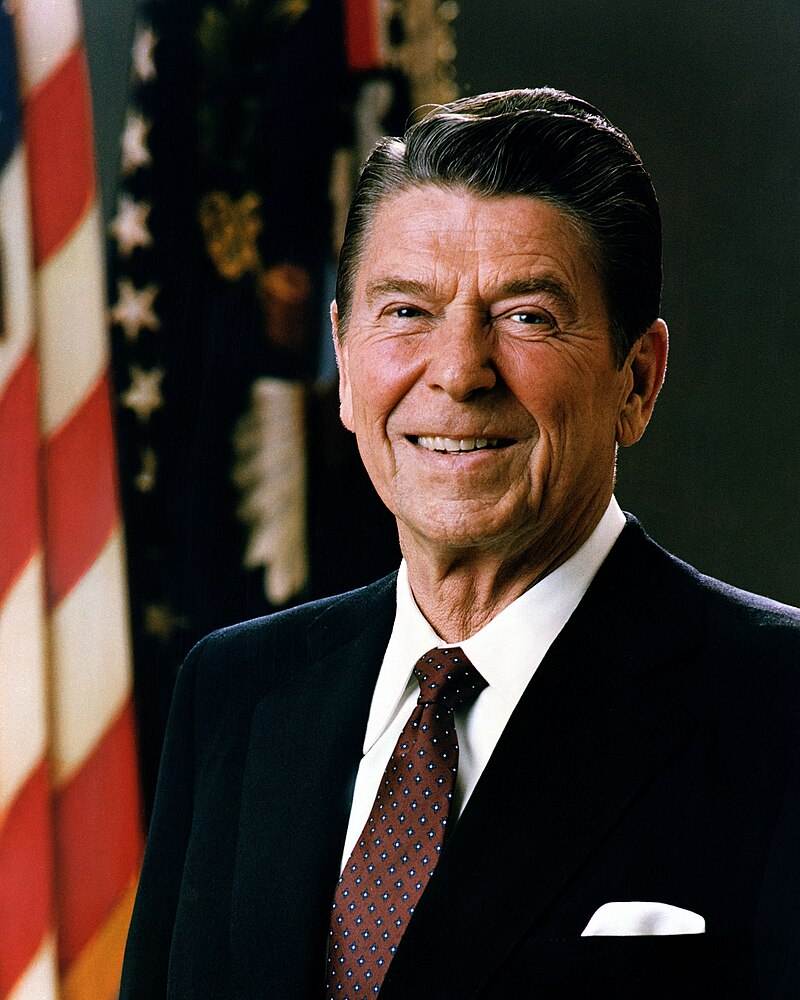
#> input picture example.jpg, 800 x 1000 px
$ python -i CV_HW_1_Ivan_Hinz.py   (imports and definitions only)   (older library calls are emulated)
#> lines starting #> are read from the running program, lines starting #| are printed output that depends on the picture; after the words box and inside, x2 and y2 are one past the last pixel; in counts of white or black regions, pixels touching at a corner belong together
import cv2
from PIL import Image
from PIL.ImageOps import grayscale
from matplotlib import pyplot as plt
import numpy as np

# [92 lines left out: functions func1, func2, func3, not called in this run]

# Fourth part of the homework
def func4(path):
    # Load image
#> called with path = 'example.jpg'
    image = cv2.imread(path)
#> image is the input picture: shape (1000, 800, 3); mean B, G, R 43.2, 50.1, 65.3

    # Apply Sobel operator to image to compute horizontal and vertical gradients
    sobel_x = cv2.Sobel(image, cv2.CV_64F, 1, 0, ksize=3) # Horizontal gradients
    sobel_y = cv2.Sobel(image, cv2.CV_64F, 0, 1, ksize=3) # Vertical gradients

    # Apply the Canny edge detection algorithm
    edges = cv2.Canny(image, 100, 200)
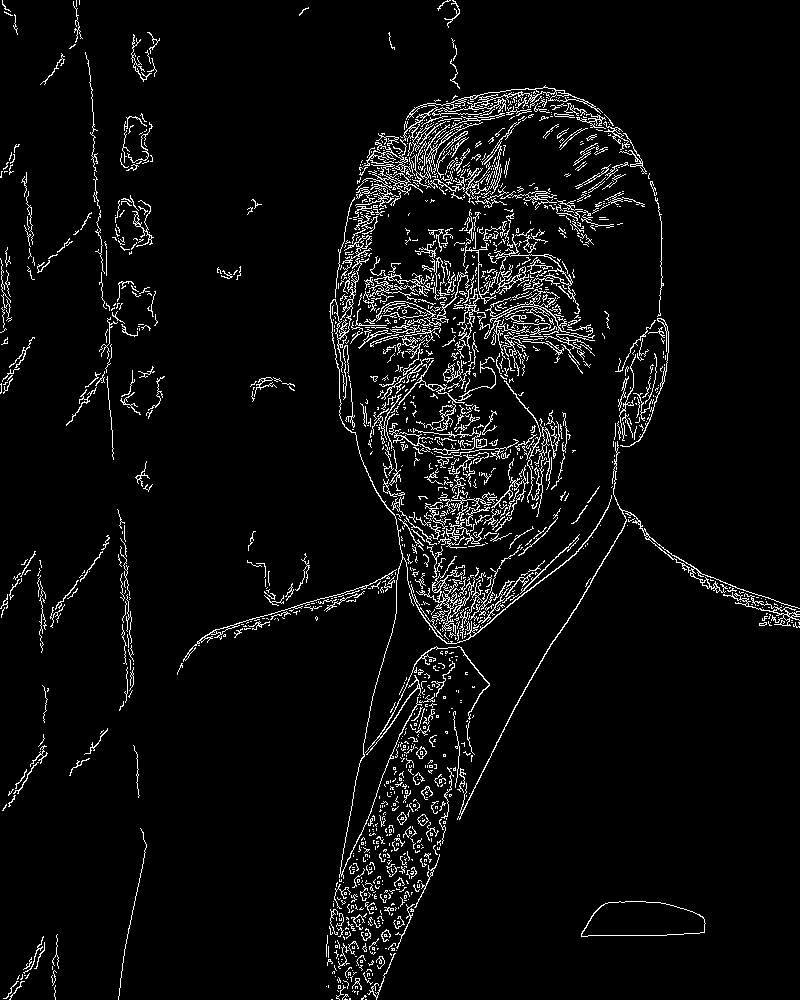
#> edges: shape (1000, 800); 5% white in thin lines or dots

    # Apply the Harris corner detector to identify corner points on Grayscale image
    grayscale_image = cv2.cvtColor(image, cv2.COLOR_BGR2GRAY)
    grayscale_image = np.float32(grayscale_image)
    corners = cv2.cornerHarris(grayscale_image, 2, 3, 0.04)
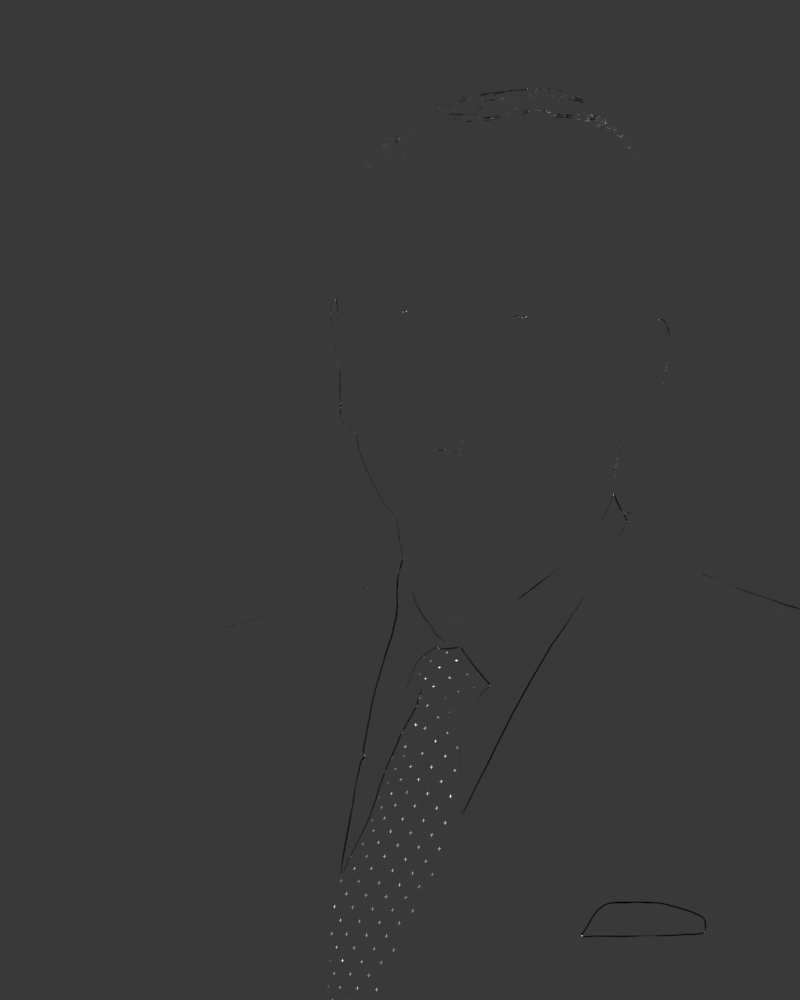
#> corners: shape (1000, 800) float32; min -150903424, max 512962016, mean -62047.4; drawn with min black and max white
    corners = cv2.dilate(corners, None)
    corners_original = image.copy()
    corners_original[corners > 0.01 * corners.max()] = [0, 0, 255]
#> corners_original: shape (1000, 800, 3); 0.99% of pixels changed, all inside (x1, y1, x2, y2) = (197, 85, 707, 1000)

    # Display images for 5 seconds
    cv2.imshow("Sobel X (Horizontal Edges)", sobel_x)
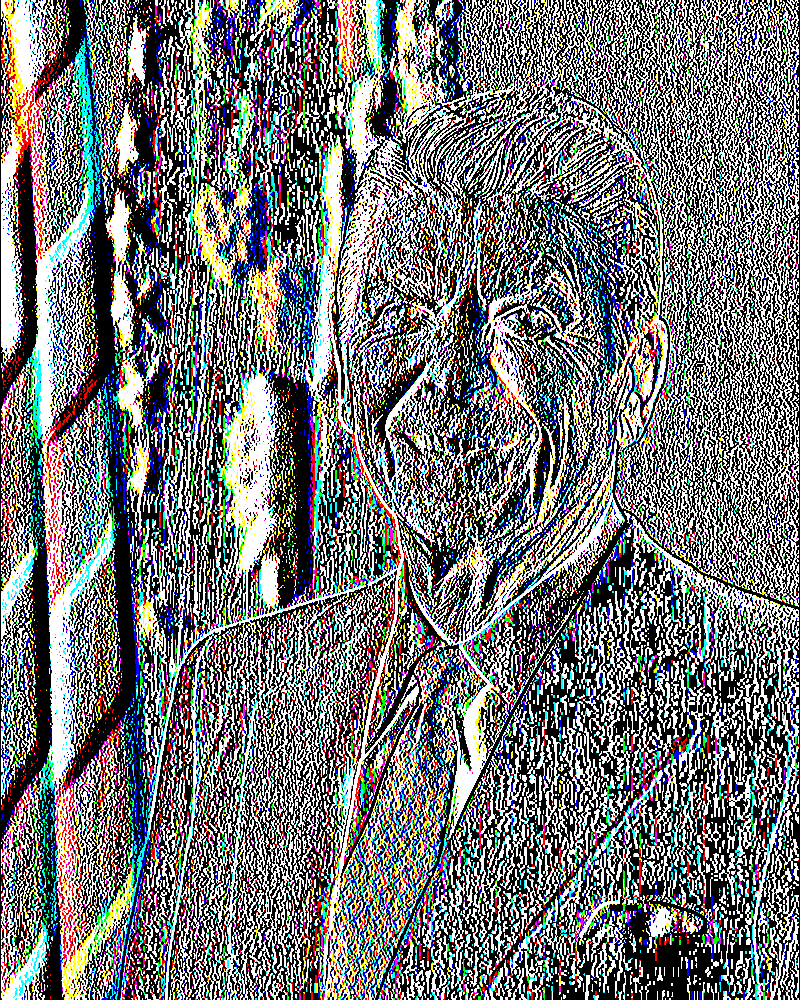
#> window 'Sobel X (Horizontal Edges)': shape (1000, 800, 3); mean B, G, R 117.7, 117.5, 116.1
    cv2.imshow("Sobel Y (Vertical Edges)", sobel_y)
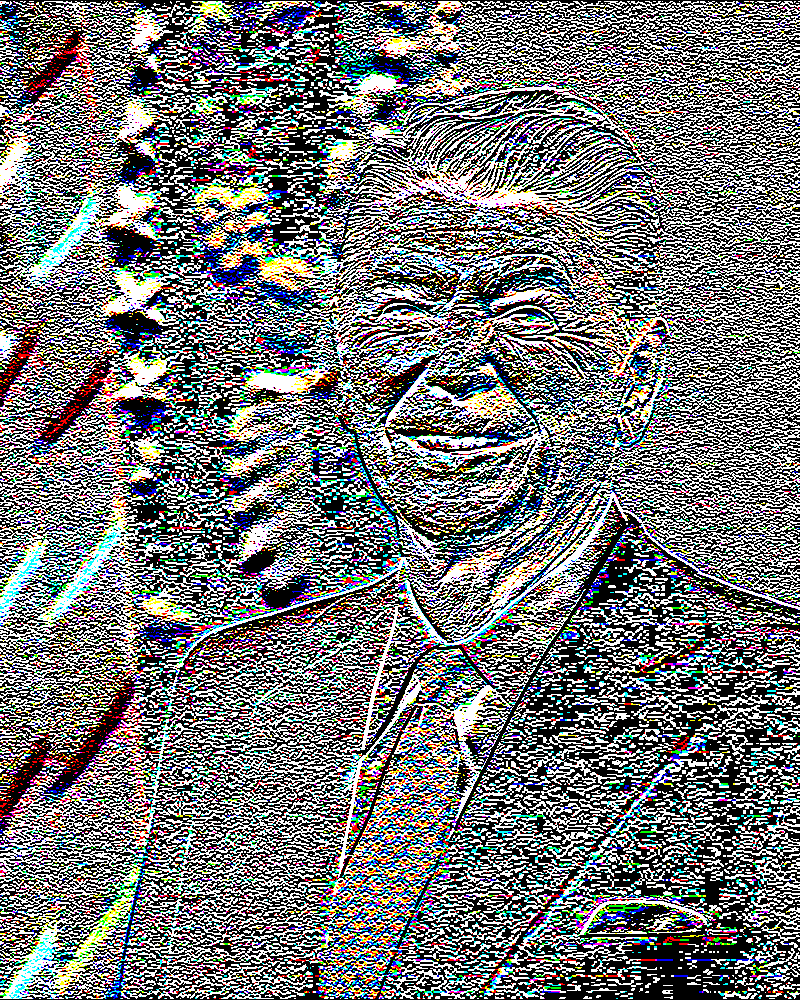
#> window 'Sobel Y (Vertical Edges)': shape (1000, 800, 3); mean B, G, R 116.6, 116.7, 115.8
    cv2.imshow("Corners", corners_original)
    cv2.imshow("Edges", edges)

    cv2.imwrite("sobel_x.jpg", sobel_x)
    cv2.imwrite("sobel_y.jpg", sobel_y)
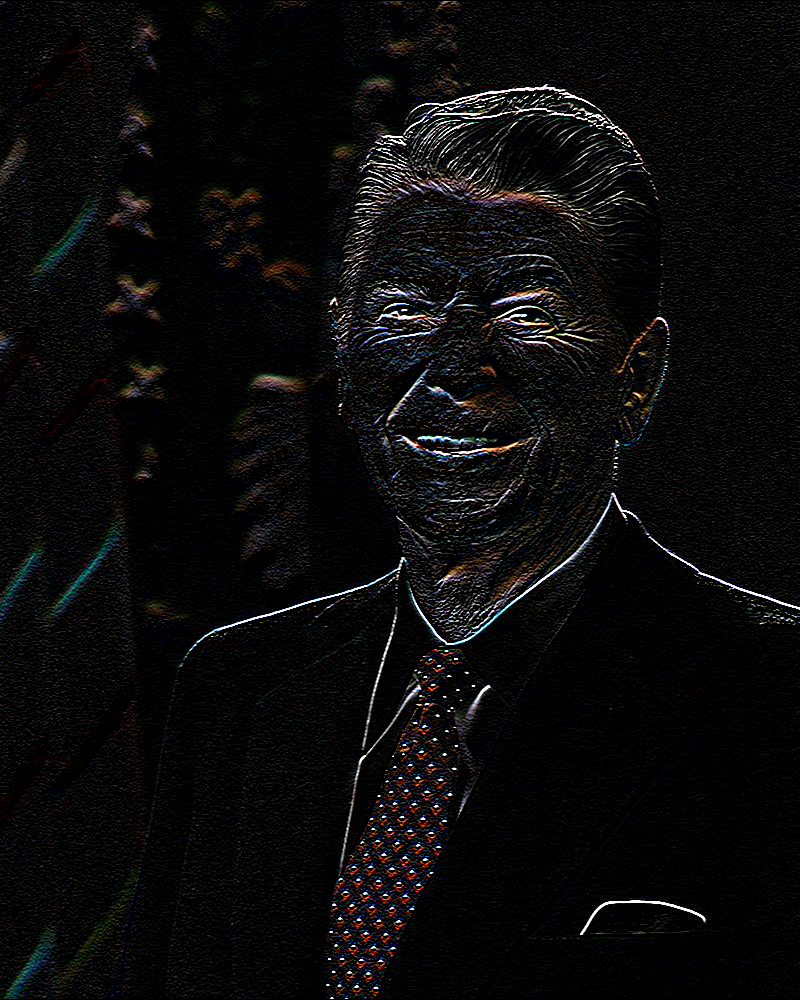
#> saved as sobel_y.jpg: shape (1000, 800, 3); mean B, G, R 10.6, 10.5, 10.9
    cv2.imwrite("corners.jpg", corners_original)
    cv2.imwrite("edges.jpg", edges)

    cv2.waitKey(5 * 10**3)
    cv2.destroyAllWindows()

# Fifth part of the homework
# [30 lines left out: function func5, not called in this run]

# Path to the original image
original_path = "example.jpg"
# [5 lines of commented-out code are left out]

>>> result = func4('example.jpg')
